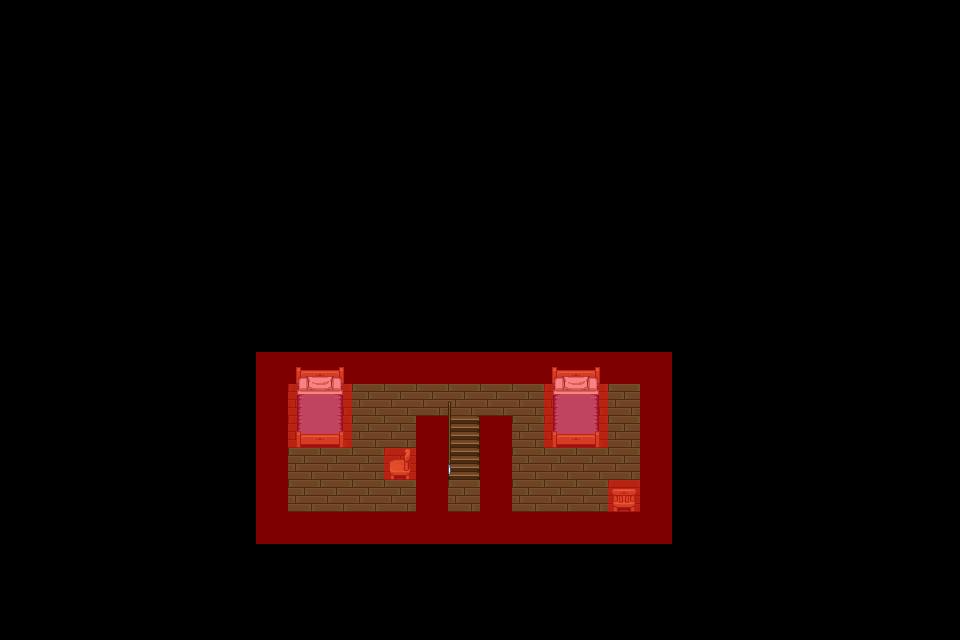

The image is a tile-based game level rendered from a .tmx file. Its description and source (layers, tilesets, objects; grid data summarised) follow:
An orthogonal 30x20 tile map with 32x32 px tiles, 6 tile layers (floor, rugs, charis, character, ...), 8 tilesets.

<map version="1.0" orientation="orthogonal" renderorder="right-down" width="30" height="20" tilewidth="32" tileheight="32" nextobjectid="1">
 <tileset firstgid="1" name="barrel" tilewidth="32" tileheight="32" tilecount="8" columns="4">
  <image source="../../../client/data/LPC Base Assets/tiles/barrel.png" width="128" height="64" />
 </tileset>
 <tileset firstgid="9" name="country" tilewidth="32" tileheight="32" tilecount="20" columns="5">
  <image source="../../../client/data/LPC Base Assets/tiles/country.png" width="160" height="128" />
 </tileset>
 <tileset firstgid="29" name="cabinets" tilewidth="32" tileheight="32" tilecount="78" columns="6">
  <image source="../../../client/data/LPC Base Assets/tiles/cabinets.png" width="192" height="416" />
 </tileset>
 <tileset firstgid="107" name="inside" tilewidth="32" tileheight="32" tilecount="100" columns="10">
  <image source="../../../client/data/LPC Base Assets/tiles/inside.png" width="320" height="320" />
 </tileset>
 <tileset firstgid="207" name="stairs" tilewidth="32" tileheight="32" tilecount="112" columns="8">
  <image source="../../../client/data/LPC Base Assets/tiles/stairs.png" width="256" height="448" />
 </tileset>
 <tileset firstgid="319" name="kitchen" tilewidth="32" tileheight="32" tilecount="8" columns="2">
  <image source="../../../client/data/LPC Base Assets/tiles/kitchen.png" width="64" height="128" />
 </tileset>
 <tileset firstgid="327" name="victoria" tilewidth="32" tileheight="32" tilecount="55" columns="11">
  <image source="../../../client/data/LPC Base Assets/tiles/victoria.png" width="352" height="160" />
 </tileset>
 <tileset firstgid="382" name="metatiles" tilewidth="32" tileheight="32" tilecount="4" columns="2">
  <image source="../../../client/data/metatiles.png" width="64" height="64" />
 </tileset>
 <layer name="floor" width="30" height="20">
  <data>[600 cells, 36 non-empty, 1 distinct tile ids]</data>
 </layer>
 <layer name="rugs" width="30" height="20">
  <data>[600 cells, 0 non-empty, 0 distinct tile ids]</data>
 </layer>
 <layer name="charis" width="30" height="20">
  <data>[600 cells, 2 non-empty, 2 distinct tile ids]</data>
 </layer>
 <layer name="character" width="30" height="20">
  <data>[600 cells, 0 non-empty, 0 distinct tile ids]</data>
 </layer>
 <layer name="beds" width="30" height="20">
  <data>[600 cells, 15 non-empty, 9 distinct tile ids]</data>
 </layer>
 <layer name="blocked" width="30" height="20">
  <data>[600 cells, 50 non-empty, 2 distinct tile ids]</data>
 </layer>
</map>
